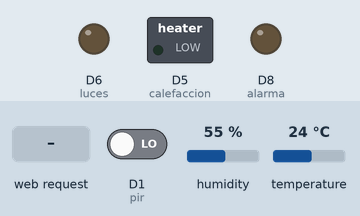
Bench run of a sketch on a simulated ESP8266 (NodeMCU). On the bench: switched loads named in the sketch (green lamp = pin HIGH), output pins drawn as LEDs (lit = HIGH). The test bench sets the inputs (shaded band); at power-on: temperature 24 °C, D1 (pir) LOW, humidity 55 %. WiFi joins after 1.5 s; servers stay silent unless stated; not simulated (calls return 0 or success): arduino_secrets.h; what the sketch prints to the serial monitor is not drawn.

Above: at 2.7 s.
2.8 s: temperature set to 22 °C
At 3.8 s:
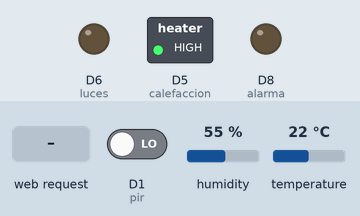
5.8 s: HTTP request GET /luces received
At 8.6 s:
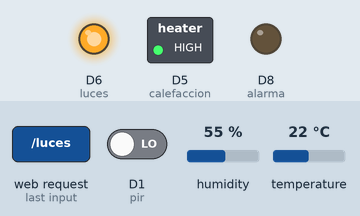
9.0 s: temperature set to 28 °C
At 11.0 s:
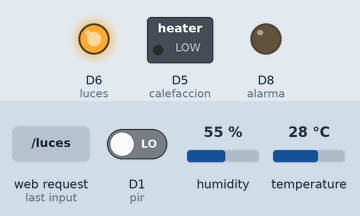
12.0 s: temperature set to 12 °C
At 14.6 s:
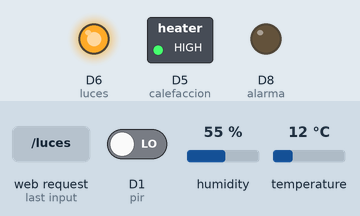
15.1 s: temperature set to 33 °C
At 16.9 s:
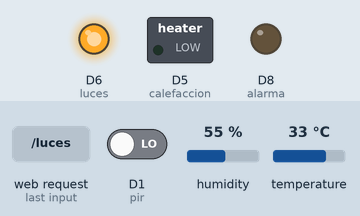
Timing chart, 0 to 18.4 s (numbered marks = the images above; inputs shaded):
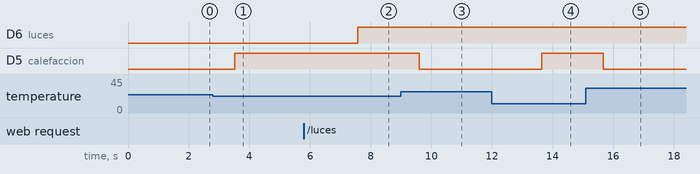

The sketch:

proyecto.ino
```cpp
// Se configura el NODE MCU como servidor y como cliente para su control desde el navegador

// Son necesarias las siguientes librerias:
// - DHT Sensor Library: https://github.com/adafruit/DHT-sensor-library
// - Adafruit Unified Sensor Lib: https://github.com/adafruit/Adafruit_Sensor

#include <ESP8266WiFi.h>    // Librería para le gestión de las conexiones WiFi del ESP8266
#include <DHT.h>
#include "arduino_secrets.h"

#define DHTPIN D4     // Pin digital del ESP8266 conectado al sensor DHT11 en circuito integrado
#define DHTTYPE DHT11   // Se usa el modelo DHT 11
// Se usa el DHT11 integrado, con tres conexiones:
// El pin1 se conecta a la alimentacion de 3.3V de la placa NODE MCU
// El pin2 se conecta al pin D2 de la placa NODE MCU
// El pin3 se conecta a tierra de la placa NODE MCU

#define calefaccion D5
#define luces D6
#define alarma  D8
#define pir D1

// Inicialización del sensor
DHT dht(DHTPIN, DHTTYPE);

float t;  // Variable que recoge la temperatura actual

int temp_des = 24;    // Es el valor de temperatura que se desea

int intrusion = LOW; // Variable que detecta el estado de intrusión

String estado_luces = "APAGADAS";  // Indica el estado de las luces
String estado_alarma = "DESACTIVADA";  // Indica el estado de la alarma

String line, data="";

// Parámetros de la conexión WiFi
const char* ssid = SECRET_SSID;
const char* password = SECRET_PASS ;

// Declaración de servidor en el puerto 80
WiFiServer server(80);

// Funciones de control de la placa
void Subir_temperatura(void);
void Bajar_temperatura(void);
void Activar_luces(void);
void Activar_alarma(void);


void setup() {

  pinMode(calefaccion, OUTPUT);   // Configura los pines conectados a actuadores como salidas
  pinMode(luces, OUTPUT);
  pinMode(alarma, OUTPUT);

  pinMode(pir, INPUT);            // Configura el detector de presencia como entrada

  Serial.begin(115200);

  // Inicia la conexión con la red WiFi
  Serial.printf("Conectando a %s", ssid);
  WiFi.begin(ssid, password);
  while (WiFi.status() != WL_CONNECTED)
  {
    delay(500);
    Serial.print(".");
  }
  Serial.println(" ¡Conectado!");

  // Inicia el servidor y devuelve la dirección IP del NODE MCU
  server.begin();
  Serial.printf("Servidor Web Iniciado en la dirección IP %s\n", WiFi.localIP().toString().c_str());

  // Inicia el sensor de humedad y temperatura
  dht.begin();

}

/////////////////////////////////////////////////////////////////////////// Diseño de la página web del servidor /////////////////////////////////////////////////////////////////
String preparaHtmlPage()
{
  String htmlPage =
     String("HTTP/1.1 200 OK\r\n") +
            "Content-Type: text/html\r\n" +
            "Connection: close\r\n" +                                                      // La conexión se cuerra tras la respuesta
            "Refresh: 5\r\n" +  // refresh the page automatically every 5 sec
            "\r\n" +
            "<!DOCTYPE HTML>" +
            "<html>" +
            "<head>" +
            "<title>Control domotico por WiFi</title>" +  // Texto de la pestaña del navegador
            "</head>" +
            "<body>" +
            "<center>" +
            "<h1> PROYECTO - SISTEMA DOMOTICO</h1>" +
            "<h2>La temperatura actual es " + t + "ºC</h2>" +
            "<h2>La temperatura deseada es " + temp_des + "ºC</h2>" +
            "<h2>Las luces estan " + estado_luces + "</h2>" +
            "<h2>La alarma esta " + estado_alarma + "</h2>" +
            "<br><br>" +
            "<hr>" +

             /* Botones */
            "<br><br>" +
            "<a href=\"/subir\"\"><button>SUBIR TEMPERATURA </button></a><br />" +
            "<br><br>" +
            "<a href=\"/bajar\"\"><button>BAJAR TEMPERATURA </button></a><br />" +
            "<br><br>" +
            "<a href=\"/luces\"\"><button>ACTIVAR/DESACTIVAR LAS LUCES </button></a><br />" +
            "<br><br>" +
            "<a href=\"/alarma\"\"><button>ACTIVAR/DESACTIVAR LA ALARMA </button></a><br />" +
            "</center>" +
            "</body>" +
            "</html>" +
            "\r\n";
  return htmlPage;
}

/////////////////////////////////////////////////////////////////////////// BUCLE /////////////////////////////////////////////////////////////////////////////////////////////////
void loop() {

    // Espera entre medidas
    delay(2000);

    // Las lecturas del sensor pueden necesitar  hasta 2 segundos (es un sensor muy lento)
    // Lectura de la temperatura en la variable "t"
    t = dht.readTemperature();

    // Ajustar la calefacción
    if (t<temp_des)
      digitalWrite(calefaccion, HIGH);
    else
      digitalWrite(calefaccion, LOW);

    // Ajustar la intrusión
    int valor_pir=digitalRead(pir);

    if ((estado_alarma == "ACTIVADA")&&(valor_pir == HIGH))
      intrusion = HIGH;

    if ((estado_alarma == "DESACTIVADA")&&(intrusion == HIGH))
      intrusion = LOW;

    if(intrusion == HIGH)
      digitalWrite(alarma, HIGH);
    else
      digitalWrite(alarma, LOW);

    WiFiClient client = server.available();
    if (!client) return;
    data = client.readStringUntil('\r');
    client.flush();

    if (data.indexOf("subir") != -1) Subir_temperatura();
    else if (data.indexOf("bajar") != -1)Bajar_temperatura();
    else if (data.indexOf("luces") != -1) Activar_luces();
    else if (data.indexOf("alarma") != -1) Activar_alarma();

    client.println(preparaHtmlPage());

    // Cierre de la conexión
    client.stop();

}

void Subir_temperatura(void)
{
  temp_des = temp_des + 1;
}

void Bajar_temperatura(void)
{
  temp_des = temp_des - 1;
}

void Activar_luces(void)
{
  if(estado_luces == "APAGADAS"){
    estado_luces="ENCENDIDAS";
    digitalWrite(luces, HIGH);
  }
  else{
     estado_luces="APAGADAS";
     digitalWrite(luces, LOW);
  }
}

void Activar_alarma(void)
{
  if(estado_alarma == "DESACTIVADA"){
    estado_alarma="ACTIVADA";
  }
  else{
     estado_alarma="DESACTIVADA";
  }
}
```

Measured:
- the behaviour switches between 24 and 23 °C on temperature (found by bisection; images 0 and 1)
- after the input at 2.8 s, D5 (calefaccion): LOW → HIGH after 0.73 s
- after the input at 5.8 s, D6 (luces): LOW → HIGH after 1.8 s
- after the input at 9.0 s, D5 (calefaccion): HIGH → LOW after 0.60 s
- after the input at 12.0 s, D5 (calefaccion): LOW → HIGH after 1.6 s
- after the input at 15.1 s, D5 (calefaccion): HIGH → LOW after 0.57 s
